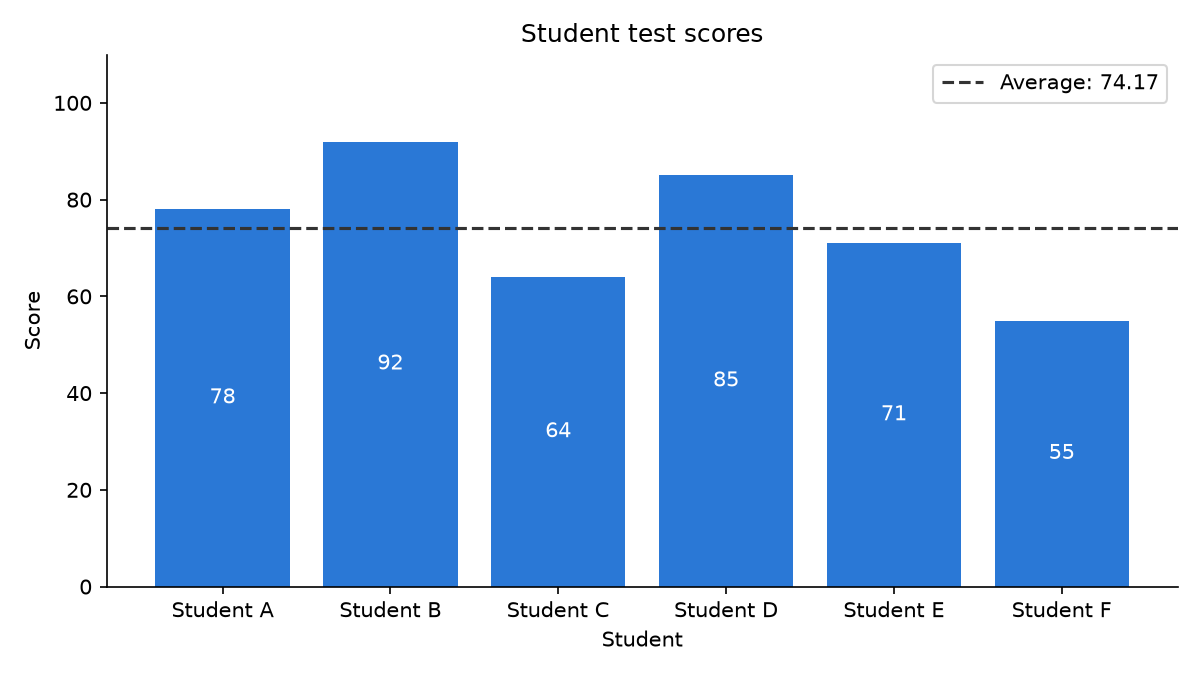

Recreate this plot in Python.
"""Fetch test scores from an API, compute the average, draw a bar chart.

Start mock_api.py first, then: python problem2_scores/scores.py [--url URL]
"""
import argparse
from pathlib import Path

import matplotlib
matplotlib.use("Agg")  # write image files without needing a display
import matplotlib.pyplot as plt
import requests


def fetch_scores(url):
    response = requests.get(url, timeout=10)
    response.raise_for_status()
    return response.json()


def clean_scores(records):
    """Split into valid (name, score) pairs and rejected records."""
    valid, rejected = [], []
    for record in records:
        score = record.get("score")
        is_number = isinstance(score, (int, float)) and not isinstance(score, bool)
        if record.get("name") and is_number and 0 <= score <= 100:
            valid.append((record["name"], score))
        else:
            rejected.append(record)
    return valid, rejected


def average(scores):
    if not scores:
        raise ValueError("No valid scores to average")
    return sum(score for _, score in scores) / len(scores)


def plot(scores, mean, output):
    fig, ax = plt.subplots(figsize=(8, 4.5))
    bars = ax.bar([n for n, _ in scores], [s for _, s in scores], color="#2a78d6")
    ax.bar_label(bars, label_type="center", color="white")
    ax.axhline(mean, color="#333333", linestyle="--", label=f"Average: {mean:.2f}")
    ax.set(title="Student test scores", xlabel="Student", ylabel="Score", ylim=(0, 110))
    ax.spines[["top", "right"]].set_visible(False)
    ax.legend(loc="upper right")
    fig.tight_layout()
    fig.savefig(output, dpi=150)
    plt.close(fig)


def main():
    parser = argparse.ArgumentParser()
    parser.add_argument("--url", default="http://127.0.0.1:8000/scores")
    parser.add_argument("--output", default=Path(__file__).with_name("scores.png"))
    args = parser.parse_args()
    try:
        scores, rejected = clean_scores(fetch_scores(args.url))
        mean = average(scores)
    except (requests.RequestException, ValueError) as exc:
        raise SystemExit(f"Error: {exc}")
    for record in rejected:
        print(f"Rejected: {record}")
    print(f"Valid scores: {len(scores)}, average: {mean:.2f}")
    plot(scores, mean, args.output)
    print(f"Chart saved to {args.output}")


if __name__ == "__main__":
    main()
